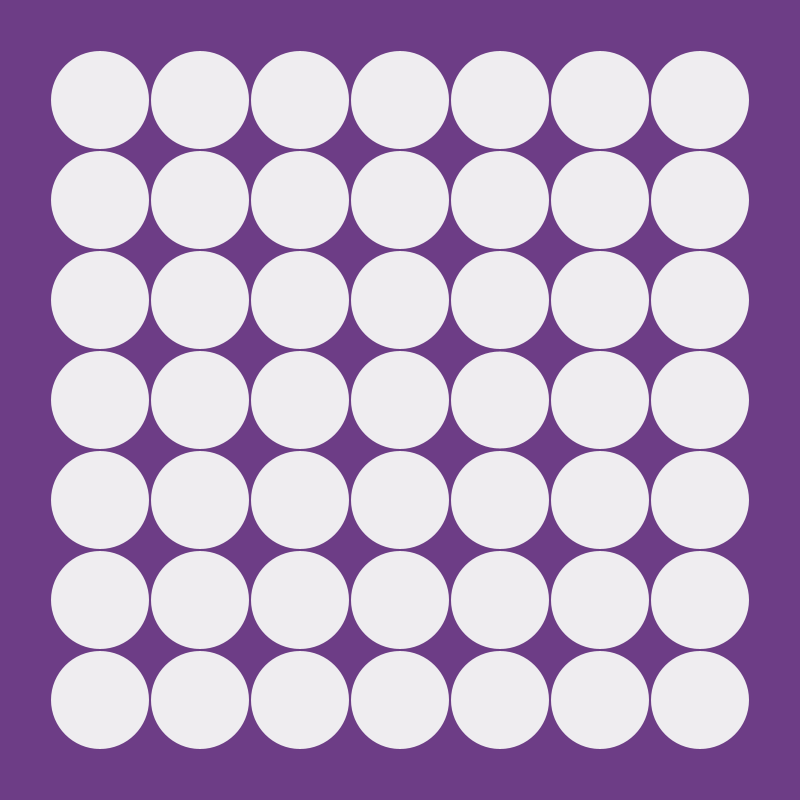
Frame 1 (no input)
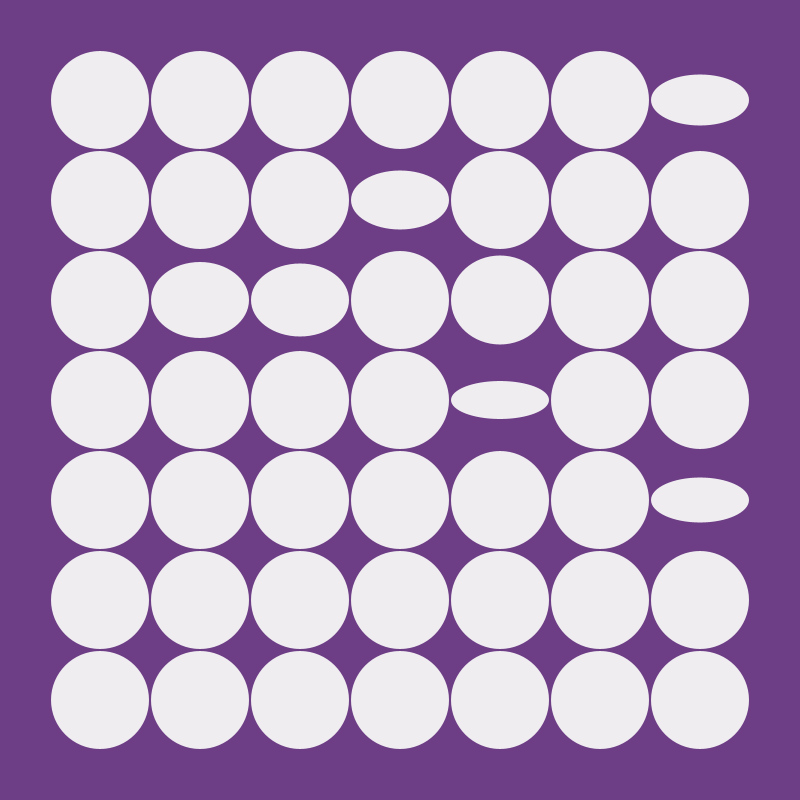
Frame 60 (the mouse pressed at the canvas centre just before this capture)
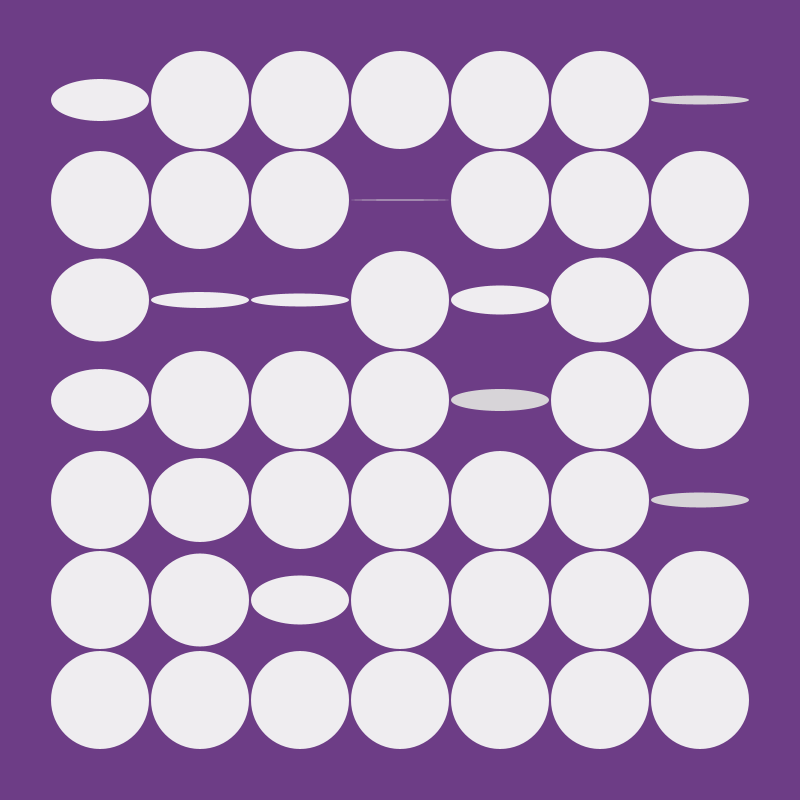
Frame 120 (the mouse held since frame 60 and released just before this capture)

The Processing sketch that drew these frames (run headless with seeded random() and noise(); from frame 60 on, the mouse is pressed at the canvas centre):

// Processing sketch: grid_animation
// ── grid_animation.pde
import java.util.*;

int ballSize = 100;
List<Ball> balls = new LinkedList();
  
void setup() {
  size(800, 800);
  noStroke();
  
  int gridSize = (int(width / ballSize) - 1); 
  
  for (int i = 0; i < gridSize; i++) {
    for (int j = 0; j < gridSize; j++) {
      balls.add(new Ball(i + 1, j + 1, ballSize));
    }
  }
}

int delay = 0;
int maxBallsInMotionPercentage = 50;
  
void draw() {
  frameRate(30);
  background(#6D3D86);
  
  if (currentlyInMotion() < maxBallsInMotion() && delay <= 0) {
    balls.get(int(random(balls.size()))).animate();
    delay = int(random(ballSize/4));
  } else {
    delay--;
  }
  
  for (Ball ball : balls) {
    ball.draw();
  }
}

int maxBallsInMotion() {
  return (balls.size() * maxBallsInMotionPercentage) / 100;
}

int currentlyInMotion() {
  int sum = 0;
  for (Ball ball : balls) {
    if (ball.inMotion()) sum++;
  }
  return sum;
}
// ── Ball.pde

class Ball {
  int x;
  int y;
  int size;
  Animation animation = null;
  
  Colors colors = new Colors(new color[] { #EFEDF0, #D7D4D8, #AFAFAF});
  
  color fillColor = colors.next();
  
  Ball(int x, int y, int size) {
    this.x = x; this.y = y; this.size = size;
  }
  
  void draw() {
    if (inMotion()) {
      animation.draw();
    } else {
      fill(fillColor);
      ellipse(x * size, y * size, size - 2, size - 2);
    }
  }
  
  void animate() {
    if (!inMotion())
      animation = new Animation();
  }
 
  boolean inMotion() {
    if (animation != null && !animation.finished()) return true; else return false;
  }
 
  class Animation {
    private int currentPos = size - 2;
    private boolean goingDown = true; 
    private boolean done = false;
    
    void draw() {
      if (!done) {
        if (goingDown) {
          currentPos--;
        }
        else { 
          currentPos++;
        }
        fill(fillColor);
        ellipse(x * size, y * size, size - 2, currentPos);

        if (currentPos == 0) { goingDown = false; fillColor = colors.next(); }
        if (currentPos == size - 2) done = true;
      }
    }
    boolean finished() {
      return done;
    }
  }
}

class Colors {
    
  color[] colors;
  
  public Colors(color[] colors) {
    this.colors = colors;
  }
  int currentColor = 0;
  color next() {
     if (currentColor == colors.length) {
       currentColor = 0;
     };
     color c = colors[currentColor];
     currentColor++;
     return c;
  }
  
}
